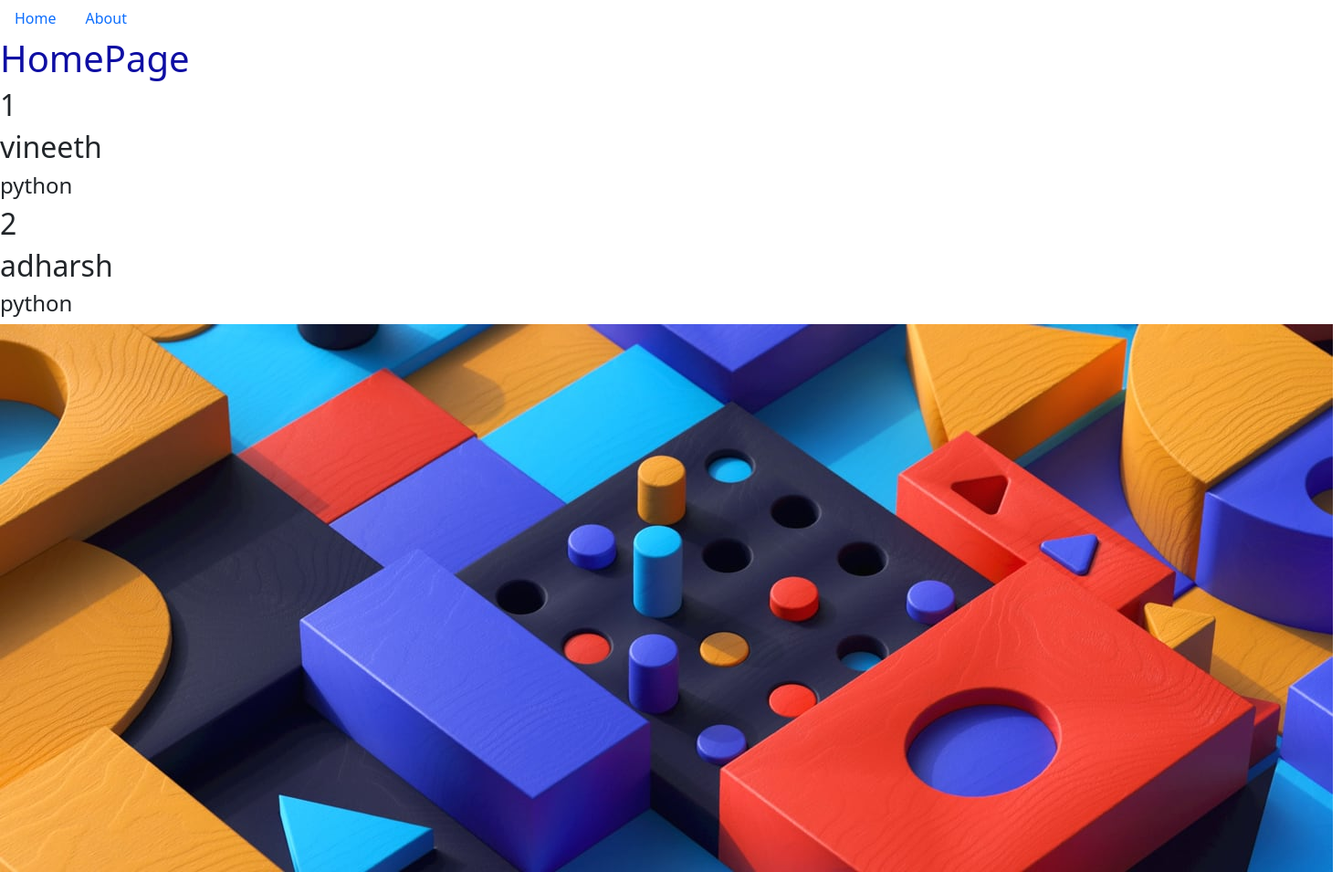
Before: / with the older database file.
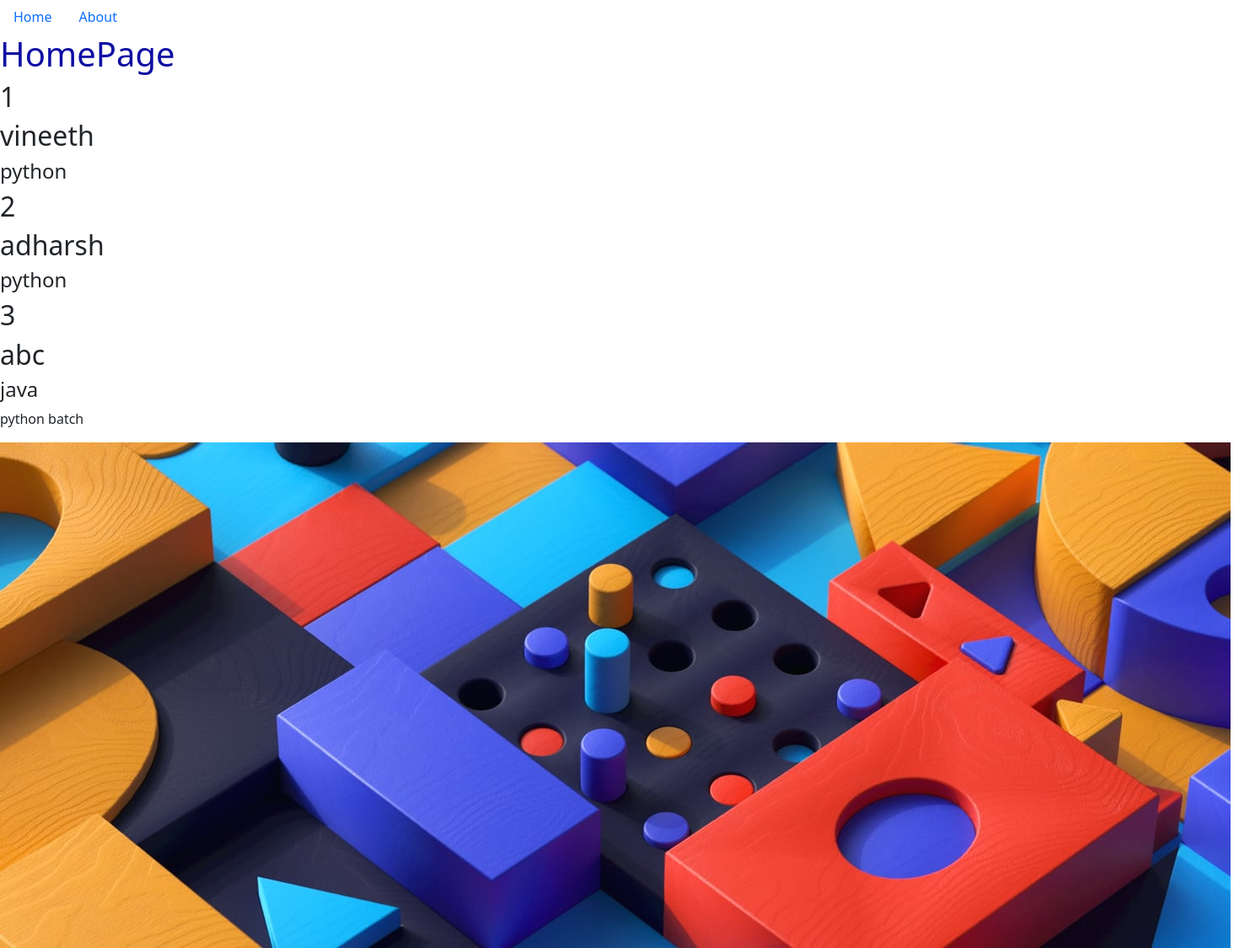
After: the same page with the newer database file.
### app1/models.py (models this page shows, shortened)
class student(models.Model):
    id_no = models.IntegerField()
    sname = models.CharField(max_length=20)
    cname = models.CharField(max_length=20,null=True)

class department(models.Model):
    dname = models.CharField(max_length=20)

### app1/views.py (the view)
# urls.py: path('',views.home,name="home"),
def home(request):
    d = {
        'studs' : student.objects.all(),
        'deps': department.objects.all()
    }
    return render(request, 'home.html',d)

### app1/templates/home.html (shortened to what this page needs)
{% extends 'base.html' %}
{% load static %}
{% block css %}
<link rel="stylesheet" href="{% static 'css/home.css' %}">
{% endblock %}
    {% block content %}
    <h1>HomePage</h1>
    {% for i in studs %}
    <h2>{{i.id_no}}</h2>
    <h2>{{i.sname}}</h2>
    <h4>{{i.cname}}</h4>
    {% endfor %}
    {% for j in deps %}
    <p>{{j.dname}}</p>
    {% endfor %}
    {% endblock %}
    {% block imgage %}
    <img src="{% static 'images/image-web-3-desktop.jpg' %}" alt="">
    {% endblock %}

### app1/templates/base.html (shortened to what this page needs)
{% load static %}
<!doctype html>
<html lang="en">
  <head>
    <link href="https://cdn.jsdelivr.net/npm/bootstrap@5.1.3/dist/css/bootstrap.min.css" rel="stylesheet">
   {% block css %}{% endblock %}
  </head>
  <body>
    <ul class="nav">
        <li class="nav-item">
          <a class="nav-link active" aria-current="page" href="/">Home</a>
        </li>
        <li class="nav-item">
          <a class="nav-link" href="a">About</a>
        </li>
      </ul>
      {% block content %}
      {% endblock %}
    {% block imgage %}{% endblock %}
  </body>
</html>

### app1/static/css/home.css (style rules this page uses)
h1 { color: rgb(14, 14, 163); }

Changed rows visible on the page:
added student: id_no "3", sname "abc", cname "java"
added department: dname "python batch"
